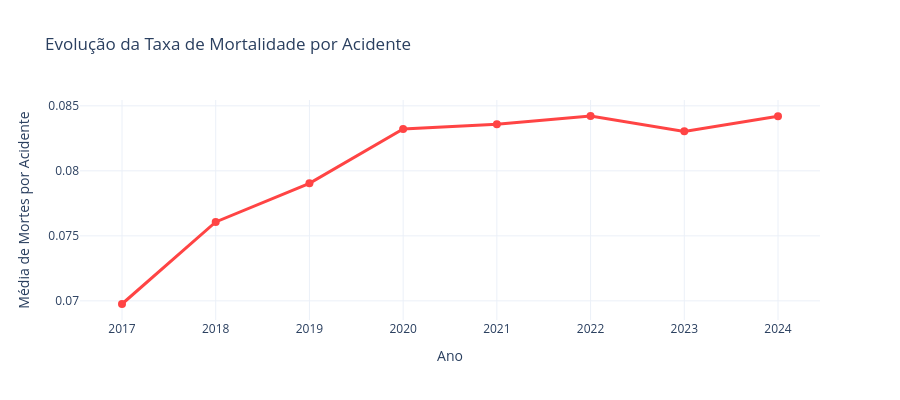

Notebook cell for this chart:
### Code cell
# Análise de tendência da taxa de mortalidade
fig = px.line(dados_anuais, x="year", y="media_mortos_por_acidente", 
             title="Evolução da Taxa de Mortalidade por Acidente",
             labels={"year": "Ano", "media_mortos_por_acidente": "Média de Mortes por Acidente"},
             markers=True, line_shape="linear")

fig.update_traces(line=dict(color="#FF4444", width=3), marker=dict(size=8))
fig.update_layout(template="plotly_white", height=400)
fig.show()

### Figure 1 — Plotly figure (JSON) as saved in the notebook; plotly's stock layout.template omitted (floating-point values rounded to 4 significant figures)
{"data": [{"hovertemplate": "Ano=%{x}<br>Média de Mortes por Acidente=%{y}<extra></extra>", "legendgroup": "", "line": {"color": "#FF4444", "dash": "solid", "shape": "linear", "width": 3}, "marker": {"size": 8, "symbol": "circle"}, "mode": "lines+markers", "name": "", "orientation": "v", "showlegend": false, "type": "scatter", "x": [2017, 2018, 2019, 2020, 2021, 2022, 2023, 2024], "xaxis": "x", "y": [0.06976, 0.07607, 0.07904, 0.08323, 0.08359, 0.08422, 0.08304, 0.0842], "yaxis": "y"}], "layout": {"height": 400, "legend": {"tracegroupgap": 0}, "title": {"text": "Evolução da Taxa de Mortalidade por Acidente"}, "xaxis": {"anchor": "y", "domain": [0, 1], "title": {"text": "Ano"}}, "yaxis": {"anchor": "x", "domain": [0, 1], "title": {"text": "Média de Mortes por Acidente"}}}}
